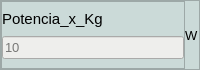
                            <widget class="QFrame" name="potenciaxkg_v">
                             <property name="maximumSize">
                              <size>
                               <width>250</width>
                               <height>70</height>
                              </size>
                             </property>
                             <property name="styleSheet">
                              <string notr="true">background-color: rgb(203, 218, 216);</string>
                             </property>
                             <property name="frameShape">
                              <enum>QFrame::StyledPanel</enum>
                             </property>
                             <property name="frameShadow">
                              <enum>QFrame::Raised</enum>
                             </property>
                             <layout class="QHBoxLayout" name="horizontalLayout_85">
                              <property name="spacing">
                               <number>0</number>
                              </property>
                              <property name="leftMargin">
                               <number>0</number>
                              </property>
                              <property name="topMargin">
                               <number>0</number>
                              </property>
                              <property name="rightMargin">
                               <number>0</number>
                              </property>
                              <property name="bottomMargin">
                               <number>0</number>
                              </property>
                              <item>
                               <widget class="QFrame" name="potenciaXkg">
                                <property name="maximumSize">
                                 <size>
                                  <width>200</width>
                                  <height>16777215</height>
                                 </size>
                                </property>
                                <property name="frameShape">
                                 <enum>QFrame::StyledPanel</enum>
                                </property>
                                <property name="frameShadow">
                                 <enum>QFrame::Raised</enum>
                                </property>
                                <layout class="QVBoxLayout" name="verticalLayout_129">
                                 <property name="spacing">
                                  <number>0</number>
                                 </property>
                                 <property name="leftMargin">
                                  <number>0</number>
                                 </property>
                                 <property name="topMargin">
                                  <number>0</number>
                                 </property>
                                 <property name="rightMargin">
                                  <number>0</number>
                                 </property>
                                 <item>
                                  <widget class="QLabel" name="potenciaXkg_label">
                                   <property name="font">
                                    <font>
                                     <pointsize>11</pointsize>
                                    </font>
                                   </property>
                                   <property name="styleSheet">
                                    <string notr="true">color: rgb(0, 0, 0);</string>
                                   </property>
                                   <property name="text">
                                    <string>Potencia_x_Kg</string>
                                   </property>
                                  </widget>
                                 </item>
                                 <item>
                                  <widget class="QLineEdit" name="potenciaXkig_text">
                                   <property name="font">
                                    <font>
                                     <pointsize>10</pointsize>
                                    </font>
                                   </property>
                                   <property name="styleSheet">
                                    <string notr="true">background-color: rgb(238, 238, 236);</string>
                                   </property>
                                   <property name="placeholderText">
                                    <string>10</string>
                                   </property>
                                  </widget>
                                 </item>
                                </layout>
                               </widget>
                              </item>
                              <item>
                               <widget class="QLabel" name="max_height_label_2">
                                <property name="font">
                                 <font>
                                  <pointsize>10</pointsize>
                                 </font>
                                </property>
                                <property name="styleSheet">
                                 <string notr="true">color: rgb(0, 0, 0);</string>
                                </property>
                                <property name="text">
                                 <string>W</string>
                                </property>
                               </widget>
                              </item>
                             </layout>
                            </widget>
